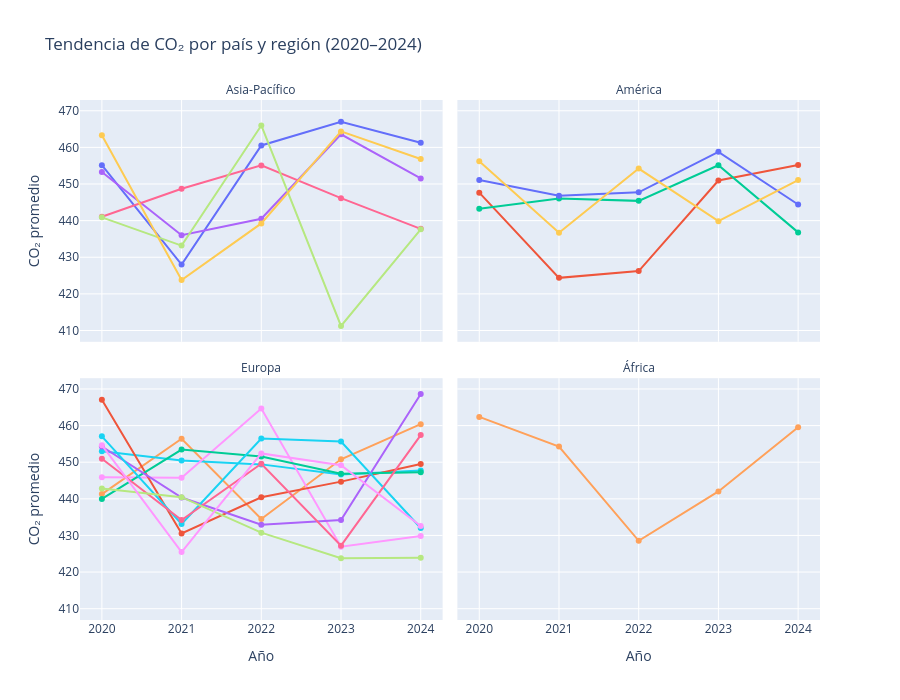

The cell this chart's notebook holds for it:
### Code cell
co2_año_pais = (
    df.groupby(["year","country","region"])["co2_emission"]
    .mean().reset_index()
)

fig = px.line(
    co2_año_pais, x="year", y="co2_emission",
    color="country", facet_col="region",
    facet_col_wrap=2, markers=True,
    title="Tendencia de CO₂ por país y región (2020–2024)",
    labels={"co2_emission": "CO₂ promedio", "year": "Año"},
    height=700
)
fig.update_layout(xaxis=dict(tickmode="linear", dtick=1), showlegend=False)
fig.for_each_annotation(lambda a: a.update(text=a.text.split("=")[-1]))
fig.show()

### Figure 1 — Plotly figure (JSON) as saved in the notebook; plotly's stock layout.template omitted (floating-point values rounded to 4 significant figures)
{"data": [{"hovertemplate": "country=Australia<br>region=Asia-Pacífico<br>Año=%{x}<br>CO₂ promedio=%{y}<extra></extra>", "legendgroup": "Australia", "line": {"color": "#636efa", "dash": "solid"}, "marker": {"symbol": "circle"}, "mode": "lines+markers", "name": "Australia", "orientation": "v", "showlegend": true, "type": "scatter", "x": [2020, 2021, 2022, 2023, 2024], "xaxis": "x3", "y": [455.1, 428.0, 460.5, 467.0, 461.3], "yaxis": "y3"}, {"hovertemplate": "country=Brazil<br>region=América<br>Año=%{x}<br>CO₂ promedio=%{y}<extra></extra>", "legendgroup": "Brazil", "line": {"color": "#EF553B", "dash": "solid"}, "marker": {"symbol": "circle"}, "mode": "lines+markers", "name": "Brazil", "orientation": "v", "showlegend": true, "type": "scatter", "x": [2020, 2021, 2022, 2023, 2024], "xaxis": "x4", "y": [447.6, 424.4, 426.2, 450.9, 455.2], "yaxis": "y4"}, {"hovertemplate": "country=Canada<br>region=América<br>Año=%{x}<br>CO₂ promedio=%{y}<extra></extra>", "legendgroup": "Canada", "line": {"color": "#00cc96", "dash": "solid"}, "marker": {"symbol": "circle"}, "mode": "lines+markers", "name": "Canada", "orientation": "v", "showlegend": true, "type": "scatter", "x": [2020, 2021, 2022, 2023, 2024], "xaxis": "x4", "y": [443.3, 446.1, 445.4, 455.1, 436.8], "yaxis": "y4"}, {"hovertemplate": "country=China<br>region=Asia-Pacífico<br>Año=%{x}<br>CO₂ promedio=%{y}<extra></extra>", "legendgroup": "China", "line": {"color": "#ab63fa", "dash": "solid"}, "marker": {"symbol": "circle"}, "mode": "lines+markers", "name": "China", "orientation": "v", "showlegend": true, "type": "scatter", "x": [2020, 2021, 2022, 2023, 2024], "xaxis": "x3", "y": [453.3, 436.0, 440.5, 463.6, 451.5], "yaxis": "y3"}, {"hovertemplate": "country=France<br>region=Europa<br>Año=%{x}<br>CO₂ promedio=%{y}<extra></extra>", "legendgroup": "France", "line": {"color": "#FFA15A", "dash": "solid"}, "marker": {"symbol": "circle"}, "mode": "lines+markers", "name": "France", "orientation": "v", "showlegend": true, "type": "scatter", "x": [2020, 2021, 2022, 2023, 2024], "xaxis": "x", "y": [441.3, 456.4, 434.5, 450.8, 460.4], "yaxis": "y"}, {"hovertemplate": "country=Germany<br>region=Europa<br>Año=%{x}<br>CO₂ promedio=%{y}<extra></extra>", "legendgroup": "Germany", "line": {"color": "#19d3f3", "dash": "solid"}, "marker": {"symbol": "circle"}, "mode": "lines+markers", "name": "Germany", "orientation": "v", "showlegend": true, "type": "scatter", "x": [2020, 2021, 2022, 2023, 2024], "xaxis": "x", "y": [453.0, 450.5, 449.4, 446.6, 447.7], "yaxis": "y"}, {"hovertemplate": "country=India<br>region=Asia-Pacífico<br>Año=%{x}<br>CO₂ promedio=%{y}<extra></extra>", "legendgroup": "India", "line": {"color": "#FF6692", "dash": "solid"}, "marker": {"symbol": "circle"}, "mode": "lines+markers", "name": "India", "orientation": "v", "showlegend": true, "type": "scatter", "x": [2020, 2021, 2022, 2023, 2024], "xaxis": "x3", "y": [441.1, 448.7, 455.1, 446.1, 437.8], "yaxis": "y3"}, {"hovertemplate": "country=Indonesia<br>region=Asia-Pacífico<br>Año=%{x}<br>CO₂ promedio=%{y}<extra></extra>", "legendgroup": "Indonesia", "line": {"color": "#B6E880", "dash": "solid"}, "marker": {"symbol": "circle"}, "mode": "lines+markers", "name": "Indonesia", "orientation": "v", "showlegend": true, "type": "scatter", "x": [2020, 2021, 2022, 2023, 2024], "xaxis": "x3", "y": [440.9, 433.2, 466.0, 411.2, 437.6], "yaxis": "y3"}, {"hovertemplate": "country=Italy<br>region=Europa<br>Año=%{x}<br>CO₂ promedio=%{y}<extra></extra>", "legendgroup": "Italy", "line": {"color": "#FF97FF", "dash": "solid"}, "marker": {"symbol": "circle"}, "mode": "lines+markers", "name": "Italy", "orientation": "v", "showlegend": true, "type": "scatter", "x": [2020, 2021, 2022, 2023, 2024], "xaxis": "x", "y": [445.9, 445.7, 464.7, 426.9, 429.9], "yaxis": "y"}, {"hovertemplate": "country=Japan<br>region=Asia-Pacífico<br>Año=%{x}<br>CO₂ promedio=%{y}<extra></extra>", "legendgroup": "Japan", "line": {"color": "#FECB52", "dash": "solid"}, "marker": {"symbol": "circle"}, "mode": "lines+markers", "name": "Japan", "orientation": "v", "showlegend": true, "type": "scatter", "x": [2020, 2021, 2022, 2023, 2024], "xaxis": "x3", "y": [463.3, 423.8, 439.2, 464.4, 456.8], "yaxis": "y3"}, {"hovertemplate": "country=Mexico<br>region=América<br>Año=%{x}<br>CO₂ promedio=%{y}<extra></extra>", "legendgroup": "Mexico", "line": {"color": "#636efa", "dash": "solid"}, "marker": {"symbol": "circle"}, "mode": "lines+markers", "name": "Mexico", "orientation": "v", "showlegend": true, "type": "scatter", "x": [2020, 2021, 2022, 2023, 2024], "xaxis": "x4", "y": [451.1, 446.8, 447.7, 458.8, 444.4], "yaxis": "y4"}, {"hovertemplate": "country=Netherlands<br>region=Europa<br>Año=%{x}<br>CO₂ promedio=%{y}<extra></extra>", "legendgroup": "Netherlands", "line": {"color": "#EF553B", "dash": "solid"}, "marker": {"symbol": "circle"}, "mode": "lines+markers", "name": "Netherlands", "orientation": "v", "showlegend": true, "type": "scatter", "x": [2020, 2021, 2022, 2023, 2024], "xaxis": "x", "y": [467.0, 430.5, 440.4, 444.7, 449.5], "yaxis": "y"}, {"hovertemplate": "country=Norway<br>region=Europa<br>Año=%{x}<br>CO₂ promedio=%{y}<extra></extra>", "legendgroup": "Norway", "line": {"color": "#00cc96", "dash": "solid"}, "marker": {"symbol": "circle"}, "mode": "lines+markers", "name": "Norway", "orientation": "v", "showlegend": true, "type": "scatter", "x": [2020, 2021, 2022, 2023, 2024], "xaxis": "x", "y": [440.0, 453.4, 451.6, 446.9, 447.3], "yaxis": "y"}, {"hovertemplate": "country=Poland<br>region=Europa<br>Año=%{x}<br>CO₂ promedio=%{y}<extra></extra>", "legendgroup": "Poland", "line": {"color": "#ab63fa", "dash": "solid"}, "marker": {"symbol": "circle"}, "mode": "lines+markers", "name": "Poland", "orientation": "v", "showlegend": true, "type": "scatter", "x": [2020, 2021, 2022, 2023, 2024], "xaxis": "x", "y": [454.3, 440.4, 432.9, 434.2, 468.6], "yaxis": "y"}, {"hovertemplate": "country=South Africa<br>region=África<br>Año=%{x}<br>CO₂ promedio=%{y}<extra></extra>", "legendgroup": "South Africa", "line": {"color": "#FFA15A", "dash": "solid"}, "marker": {"symbol": "circle"}, "mode": "lines+markers", "name": "South Africa", "orientation": "v", "showlegend": true, "type": "scatter", "x": [2020, 2021, 2022, 2023, 2024], "xaxis": "x2", "y": [462.4, 454.3, 428.5, 442.0, 459.5], "yaxis": "y2"}, {"hovertemplate": "country=Spain<br>region=Europa<br>Año=%{x}<br>CO₂ promedio=%{y}<extra></extra>", "legendgroup": "Spain", "line": {"color": "#19d3f3", "dash": "solid"}, "marker": {"symbol": "circle"}, "mode": "lines+markers", "name": "Spain", "orientation": "v", "showlegend": true, "type": "scatter", "x": [2020, 2021, 2022, 2023, 2024], "xaxis": "x", "y": [457.1, 433.1, 456.5, 455.6, 432.0], "yaxis": "y"}, {"hovertemplate": "country=Sweden<br>region=Europa<br>Año=%{x}<br>CO₂ promedio=%{y}<extra></extra>", "legendgroup": "Sweden", "line": {"color": "#FF6692", "dash": "solid"}, "marker": {"symbol": "circle"}, "mode": "lines+markers", "name": "Sweden", "orientation": "v", "showlegend": true, "type": "scatter", "x": [2020, 2021, 2022, 2023, 2024], "xaxis": "x", "y": [450.9, 434.2, 449.6, 427.2, 457.4], "yaxis": "y"}, {"hovertemplate": "country=Turkey<br>region=Europa<br>Año=%{x}<br>CO₂ promedio=%{y}<extra></extra>", "legendgroup": "Turkey", "line": {"color": "#B6E880", "dash": "solid"}, "marker": {"symbol": "circle"}, "mode": "lines+markers", "name": "Turkey", "orientation": "v", "showlegend": true, "type": "scatter", "x": [2020, 2021, 2022, 2023, 2024], "xaxis": "x", "y": [442.8, 440.5, 430.8, 423.8, 423.9], "yaxis": "y"}, {"hovertemplate": "country=United Kingdom<br>region=Europa<br>Año=%{x}<br>CO₂ promedio=%{y}<extra></extra>", "legendgroup": "United Kingdom", "line": {"color": "#FF97FF", "dash": "solid"}, "marker": {"symbol": "circle"}, "mode": "lines+markers", "name": "United Kingdom", "orientation": "v", "showlegend": true, "type": "scatter", "x": [2020, 2021, 2022, 2023, 2024], "xaxis": "x", "y": [454.6, 425.5, 452.4, 449.2, 432.6], "yaxis": "y"}, {"hovertemplate": "country=United States<br>region=América<br>Año=%{x}<br>CO₂ promedio=%{y}<extra></extra>", "legendgroup": "United States", "line": {"color": "#FECB52", "dash": "solid"}, "marker": {"symbol": "circle"}, "mode": "lines+markers", "name": "United States", "orientation": "v", "showlegend": true, "type": "scatter", "x": [2020, 2021, 2022, 2023, 2024], "xaxis": "x4", "y": [456.2, 436.7, 454.2, 439.9, 451.1], "yaxis": "y4"}], "layout": {"annotations": [{"font": {}, "showarrow": false, "text": "Europa", "x": 0.245, "xanchor": "center", "xref": "paper", "y": 0.465, "yanchor": "bottom", "yref": "paper"}, {"font": {}, "showarrow": false, "text": "África", "x": 0.755, "xanchor": "center", "xref": "paper", "y": 0.465, "yanchor": "bottom", "yref": "paper"}, {"font": {}, "showarrow": false, "text": "Asia-Pacífico", "x": 0.245, "xanchor": "center", "xref": "paper", "y": 1.0, "yanchor": "bottom", "yref": "paper"}, {"font": {}, "showarrow": false, "text": "América", "x": 0.755, "xanchor": "center", "xref": "paper", "y": 1.0, "yanchor": "bottom", "yref": "paper"}], "height": 700, "legend": {"title": {"text": "country"}, "tracegroupgap": 0}, "showlegend": false, "title": {"text": "Tendencia de CO₂ por país y región (2020–2024)"}, "xaxis": {"anchor": "y", "domain": [0, 0.49], "dtick": 1, "tickmode": "linear", "title": {"text": "Año"}}, "xaxis2": {"anchor": "y2", "domain": [0.51, 1], "matches": "x", "title": {"text": "Año"}}, "xaxis3": {"anchor": "y3", "domain": [0, 0.49], "matches": "x", "showticklabels": false}, "xaxis4": {"anchor": "y4", "domain": [0.51, 1], "matches": "x", "showticklabels": false}, "yaxis": {"anchor": "x", "domain": [0, 0.465], "title": {"text": "CO₂ promedio"}}, "yaxis2": {"anchor": "x2", "domain": [0, 0.465], "matches": "y", "showticklabels": false}, "yaxis3": {"anchor": "x3", "domain": [0.535, 1.0], "matches": "y", "title": {"text": "CO₂ promedio"}}, "yaxis4": {"anchor": "x4", "domain": [0.535, 1.0], "matches": "y", "showticklabels": false}}}
